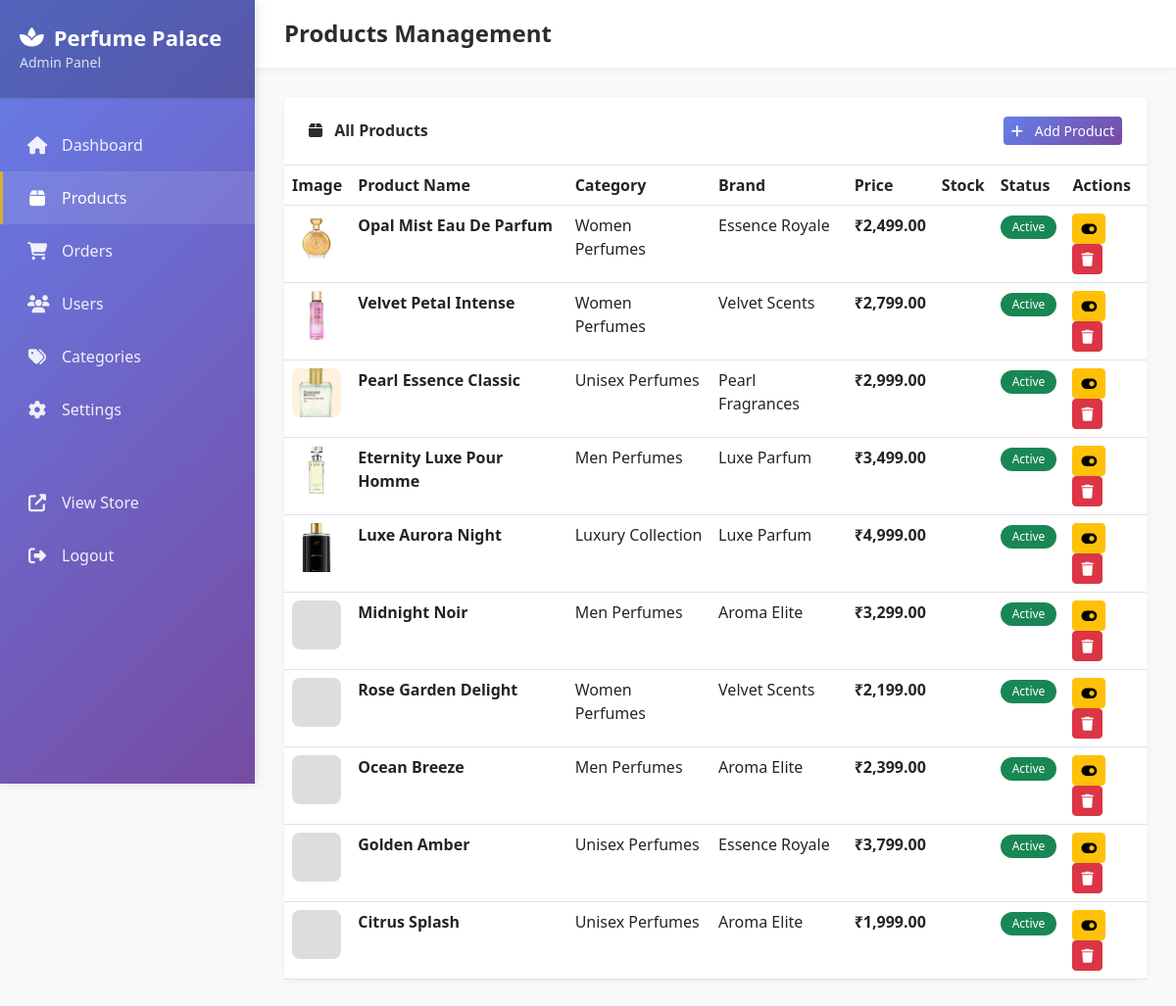
The app's page /admin/products.php (signed in) with its own data.
### tables this page shows
CREATE TABLE products (
    id INT AUTO_INCREMENT PRIMARY KEY,
    name VARCHAR(200) NOT NULL,
    slug VARCHAR(200) UNIQUE NOT NULL,
    sku VARCHAR(50) UNIQUE NOT NULL,
    description TEXT,
    short_description VARCHAR(500),
    category_id INT NOT NULL,
    brand_id INT,
    price DECIMAL(10, 2) NOT NULL,
    sale_price DECIMAL(10, 2),
    cost_price DECIMAL(10, 2),
    stock INT DEFAULT 0,
    low_stock_threshold INT DEFAULT 10,
    weight DECIMAL(8, 2),
    dimensions VARCHAR(50),
    is_featured TINYINT(1) DEFAULT 0,
    is_new TINYINT(1) DEFAULT 0,
    is_bestseller TINYINT(1) DEFAULT 0,
    status ENUM('active', 'inactive', 'out_of_stock') DEFAULT 'active',
    views INT DEFAULT 0,
    sales_count INT DEFAULT 0,
    rating_avg DECIMAL(3, 2) DEFAULT 0.00,
    rating_count INT DEFAULT 0,
    meta_title VARCHAR(200),
    meta_description VARCHAR(500),
    meta_keywords VARCHAR(500),
    created_at TIMESTAMP DEFAULT CURRENT_TIMESTAMP,
    updated_at TIMESTAMP DEFAULT CURRENT_TIMESTAMP ON UPDATE CURRENT_TIMESTAMP,
    FOREIGN KEY (category_id) REFERENCES categories(id) ON DELETE CASCADE,
    FOREIGN KEY (brand_id) REFERENCES brands(id) ON DELETE SET NULL,
    INDEX idx_slug (slug),
    INDEX idx_category (category_id),
    INDEX idx_brand (brand_id),
    INDEX idx_status (status),
    INDEX idx_featured (is_featured),
    INDEX idx_price (price),
    FULLTEXT idx_search (name, description, meta_keywords)
);

CREATE TABLE product_images (
    id INT AUTO_INCREMENT PRIMARY KEY,
    product_id INT NOT NULL,
    image_path VARCHAR(255) NOT NULL,
    is_primary TINYINT(1) DEFAULT 0,
    display_order INT DEFAULT 0,
    created_at TIMESTAMP DEFAULT CURRENT_TIMESTAMP,
    FOREIGN KEY (product_id) REFERENCES products(id) ON DELETE CASCADE,
    INDEX idx_product (product_id)
);

CREATE TABLE categories (
    id INT AUTO_INCREMENT PRIMARY KEY,
    name VARCHAR(100) NOT NULL,
    slug VARCHAR(100) UNIQUE NOT NULL,
    description TEXT,
    image VARCHAR(255),
    parent_id INT DEFAULT NULL,
    display_order INT DEFAULT 0,
    is_active TINYINT(1) DEFAULT 1,
    created_at TIMESTAMP DEFAULT CURRENT_TIMESTAMP,
    FOREIGN KEY (parent_id) REFERENCES categories(id) ON DELETE SET NULL,
    INDEX idx_slug (slug),
    INDEX idx_active (is_active)
);

CREATE TABLE brands (
    id INT AUTO_INCREMENT PRIMARY KEY,
    name VARCHAR(100) NOT NULL,
    slug VARCHAR(100) UNIQUE NOT NULL,
    description TEXT,
    logo VARCHAR(255),
    is_active TINYINT(1) DEFAULT 1,
    created_at TIMESTAMP DEFAULT CURRENT_TIMESTAMP,
    INDEX idx_slug (slug)
);

### admin/products.php (the view, shortened to what this page needs)
<?php
try {
    $db = Database::getInstance()->getConnection();
    $stmt = $db->query("
        SELECT p.*, pi.image_path, c.name as category_name, b.name as brand_name
        FROM products p
        LEFT JOIN product_images pi ON p.id = pi.product_id AND pi.is_primary = 1
        LEFT JOIN categories c ON p.category_id = c.id
        LEFT JOIN brands b ON p.brand_id = b.id
        ORDER BY p.created_at DESC
    ");
    $products = $stmt->fetchAll();
} catch (Exception $e) {
    $error = $e->getMessage();
}
?>
<!DOCTYPE html>
<html lang="en">
<head>
    <link href="https://cdn.jsdelivr.net/npm/bootstrap@5.3.0/dist/css/bootstrap.min.css" rel="stylesheet">
    <link rel="stylesheet" href="https://cdnjs.cloudflare.com/ajax/libs/font-awesome/6.4.0/css/all.min.css">
</head>
<body>
    <div class="sidebar">
        <div class="sidebar-header">
            <h3><i class="fas fa-spa"></i> Perfume Palace</h3>
            <small style="opacity: 0.8;">Admin Panel</small>
        </div>
        <div class="sidebar-menu">
            <a href="index.php">
                <i class="fas fa-home"></i>
                <span>Dashboard</span>
            </a>
            <a href="products.php" class="active">
                <i class="fas fa-box"></i>
                <span>Products</span>
            </a>
            <a href="orders.php">
                <i class="fas fa-shopping-cart"></i>
                <span>Orders</span>
            </a>
            <a href="users.php">
                <i class="fas fa-users"></i>
                <span>Users</span>
            </a>
            <a href="categories.php">
                <i class="fas fa-tags"></i>
                <span>Categories</span>
            </a>
            <a href="settings.php">
                <i class="fas fa-cog"></i>
                <span>Settings</span>
            </a>
            <hr style="border-color: rgba(255,255,255,0.1); margin: 20px 15px;">
            <a href="../index.php" target="_blank">
                <i class="fas fa-external-link-alt"></i>
                <span>View Store</span>
            </a>
            <a href="logout.php">
                <i class="fas fa-sign-out-alt"></i>
                <span>Logout</span>
            </a>
        </div>
    </div>
    <div class="main-content">
        <div class="top-navbar">
            <h4>Products Management</h4>
        </div>
        <div class="content-area">
            <div class="card">
                <div class="card-header">
                    <span><i class="fas fa-box me-2"></i> All Products</span>
                    <button class="btn btn-primary btn-sm" onclick="alert('Add Product feature coming soon!')">
                        <i class="fas fa-plus me-2"></i> Add Product
                    </button>
                </div>
                <div class="card-body p-0">
                    <div class="table-responsive">
                        <table class="table table-hover mb-0">
                            <thead>
                                <tr>
                                    <th>Image</th>
                                    <th>Product Name</th>
                                    <th>Category</th>
                                    <th>Brand</th>
                                    <th>Price</th>
                                    <th>Stock</th>
                                    <th>Status</th>
                                    <th>Actions</th>
                                </tr>
                            </thead>
                            <tbody>
                                <?php if (!empty($products)): ?>
                                    <?php foreach ($products as $product): ?>
                                        <tr>
                                            <td>
                                                <?php if ($product['image_path']): ?>
                                                    <img src="../<?php echo htmlspecialchars($product['image_path']); ?>" alt="Product">
                                                <?php else: ?>
                                                    <div style="width:50px;height:50px;background:#ddd;border-radius:8px;"></div>
                                                <?php endif; ?>
                                            </td>
                                            <td><strong><?php echo htmlspecialchars($product['name']); ?></strong></td>
                                            <td><?php echo htmlspecialchars($product['category_name'] ?? 'N/A'); ?></td>
                                            <td><?php echo htmlspecialchars($product['brand_name'] ?? 'N/A'); ?></td>
                                            <td><strong>₹<?php echo number_format($product['price'], 2); ?></strong></td>
                                            <td><?php echo $product['stock_quantity']; ?></td>
                                            <td>
                                                <span class="badge bg-<?php echo $product['status'] === 'active' ? 'success' : 'secondary'; ?>">
                                                    <?php echo ucfirst($product['status']); ?>
                                                </span>
                                            </td>
                                            <td>
                                                <form method="POST" style="display:inline;">
                                                    <button type="submit" class="btn btn-sm btn-warning" title="Toggle Status">
                                                        <i class="fas fa-toggle-on"></i>
                                                    </button>
                                                </form>
                                                <form method="POST" style="display:inline;" onsubmit="return confirm('Delete this product?');">
                                                    <button type="submit" class="btn btn-sm btn-danger" title="Delete">
                                                        <i class="fas fa-trash"></i>
                                                    </button>
                                                </form>
                                            </td>
                                        </tr>
                                    <?php endforeach; ?>
                                <?php else: ?>
                                    <tr>
                                        <td colspan="8" class="text-center py-4 text-muted">No products found</td>
                                    </tr>
                                <?php endif; ?>
                            </tbody>
                        </table>
                    </div>
                </div>
            </div>
        </div>
    </div>
</body>
</html>

### admin/products.php (style rules this page uses)
:root { --primary: #d4af37; --secondary: #2c2c2c; --sidebar-width: 260px; }
body { font-family: 'Segoe UI', Tahoma, Geneva, Verdana, sans-serif; background: #f8f9fa; }
.sidebar { position: fixed; top: 0; left: 0; height: 100vh; width: var(--sidebar-width); background: linear-gradient(135deg, #667eea 0%, #764ba2 100%); color: white; padding: 0; z-index: 1000; box-shadow: 2px 0 10px rgba(0,0,0,0.1); }
.sidebar-header { padding: 25px 20px; background: rgba(0,0,0,0.2); border-bottom: 1px solid rgba(255,255,255,0.1); }
.sidebar-header h3 { margin: 0; font-size: 22px; font-weight: 700; display: flex; align-items: center; gap: 10px; }
.sidebar-menu { padding: 20px 0; }
.sidebar-menu a { display: flex; align-items: center; gap: 15px; padding: 15px 25px; color: rgba(255,255,255,0.9); text-decoration: none; transition: all 0.3s; border-left: 3px solid transparent; }
.sidebar-menu a:hover, .sidebar-menu a.active { background: rgba(255,255,255,0.1); border-left-color: var(--primary); color: white; }
.sidebar-menu a i { width: 20px; text-align: center; font-size: 18px; }
.main-content { margin-left: var(--sidebar-width); padding: 0; }
.top-navbar { background: white; padding: 20px 30px; box-shadow: 0 2px 10px rgba(0,0,0,0.05); display: flex; justify-content: space-between; align-items: center; }
.top-navbar h4 { margin: 0; color: var(--secondary); font-weight: 600; }
.content-area { padding: 30px; }
.card { border: none; border-radius: 12px; box-shadow: 0 2px 10px rgba(0,0,0,0.05); }
.card-header { background: white; border-bottom: 1px solid #e0e0e0; padding: 20px 25px; font-weight: 600; color: var(--secondary); display: flex; justify-content: space-between; align-items: center; }
.table img { width: 50px; height: 50px; object-fit: cover; border-radius: 8px; }
.badge { padding: 6px 12px; border-radius: 20px; font-weight: 500; font-size: 12px; }
.btn-primary { background: linear-gradient(135deg, #667eea 0%, #764ba2 100%); border: none; }

### records on screen
products: product_images.image_path (picture), name "Opal Mist Eau De Parfum", category.name "Women Perfumes", brand.name "Essence Royale", price "2,499.00", status "Active"
products: product_images.image_path (picture), name "Velvet Petal Intense", category.name "Women Perfumes", brand.name "Velvet Scents", price "2,799.00", status "Active"
products: product_images.image_path (picture), name "Pearl Essence Classic", category.name "Unisex Perfumes", brand.name "Pearl Fragrances", price "2,999.00", status "Active"
products: product_images.image_path (picture), name "Eternity Luxe Pour Homme", category.name "Men Perfumes", brand.name "Luxe Parfum", price "3,499.00", status "Active"
products: product_images.image_path (picture), name "Luxe Aurora Night", category.name "Luxury Collection", brand.name "Luxe Parfum", price "4,999.00", status "Active"
products: name "Midnight Noir", category.name "Men Perfumes", brand.name "Aroma Elite", price "3,299.00", status "Active"
products: name "Rose Garden Delight", category.name "Women Perfumes", brand.name "Velvet Scents", price "2,199.00", status "Active"
products: name "Ocean Breeze", category.name "Men Perfumes", brand.name "Aroma Elite", price "2,399.00", status "Active"
products: name "Golden Amber", category.name "Unisex Perfumes", brand.name "Essence Royale", price "3,799.00", status "Active"
products: name "Citrus Splash", category.name "Unisex Perfumes", brand.name "Aroma Elite", price "1,999.00", status "Active"
